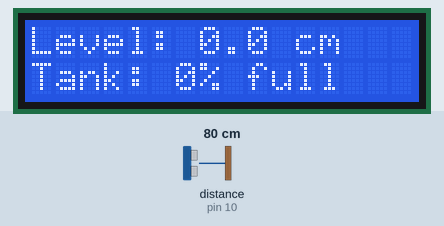
Recording of a sketch running on a simulated Arduino Uno, built with avr-gcc and run on an emulated ATmega328P. Shown: 16×2 character LCD. Wiring (inferred from the names in the program): ultrasonic range finder: trigger pin 9; echo pin 10. The inputs (shaded band) are chosen by the test bench; at power-on: distance to the obstacle (sensor on pin 10) 80 cm. The echo pulse lasts 58.3 µs per cm.

Above: at 3.2 s.
3.3 s: distance to the obstacle (sensor on pin 10) set to 2 cm
At 4.9 s:
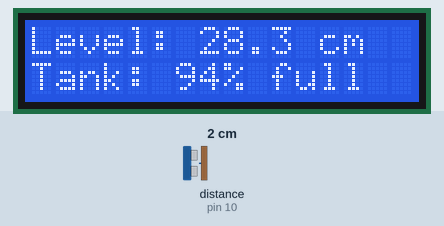
5.6 s: distance to the obstacle (sensor on pin 10) set to 4 cm
At 7.4 s:
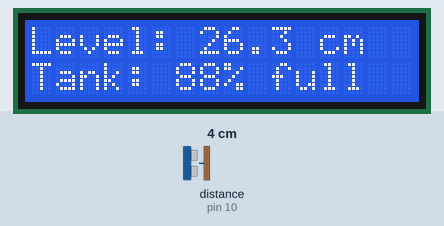
7.7 s: distance to the obstacle (sensor on pin 10) set to 9 cm
At 9.0 s:
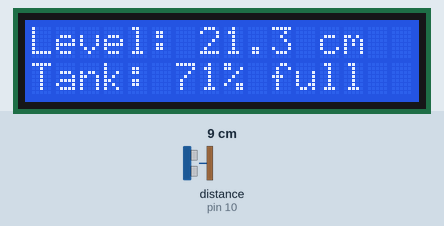
Timing chart, 0 to 10.7 s (numbered marks = the images above; inputs shaded):
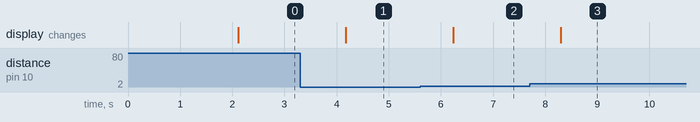

The sketch:

waterlevel.ino
```cpp
#include <Wire.h>
#include <LiquidCrystal_I2C.h>

// Initialize LCD at I2C address 0x27, 16x2
LiquidCrystal_I2C lcd(0x27, 16, 2);

// Ultrasonic sensor pins
const int trigPin = 9;
const int echoPin = 10;

// Tank height in cm - adjust as needed
const int tankHeight = 30;

void setup() {
  lcd.init();
  lcd.backlight();

  pinMode(trigPin, OUTPUT);
  pinMode(echoPin, INPUT);

  lcd.setCursor(0, 0);
  lcd.print("Water Level:");
  delay(2000);
}

void loop() {
  long duration;
  float distance, level;

  // Trigger ultrasonic pulse
  digitalWrite(trigPin, LOW);
  delayMicroseconds(2);
  digitalWrite(trigPin, HIGH);
  delayMicroseconds(10);
  digitalWrite(trigPin, LOW);

  // Read echo pulse duration
  duration = pulseIn(echoPin, HIGH);

  // Calculate distance in cm
  distance = duration * 0.0343 / 2;

  // Limit max distance to tank height
  if (distance > tankHeight) distance = tankHeight;

  // Calculate water level
  level = tankHeight - distance;

  // Display on LCD
  lcd.clear();
  lcd.setCursor(0, 0);
  lcd.print("Level: ");
  lcd.print(level, 1);
  lcd.print(" cm");

  lcd.setCursor(0, 1);
  lcd.print("Tank: ");
  lcd.print((level / tankHeight) * 100, 0);
  lcd.print("% full");

  delay(1000);
}
```

Measured:
- after the input at 3.3 s, the display: changes after 0.88 s (image 1)
- after the input at 5.6 s, the display: changes after 0.64 s (image 2)
- after the input at 7.7 s, the display: changes after 0.60 s (image 3)
